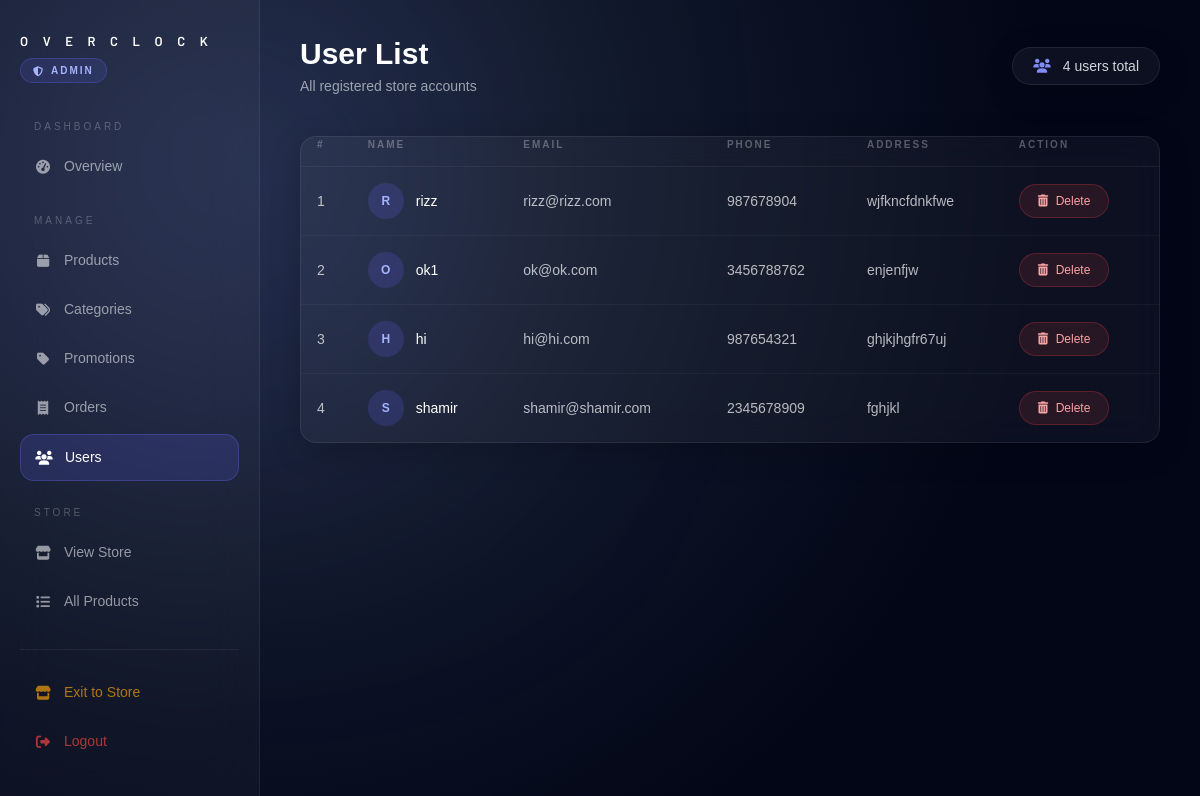
The page /userlist/ (signed in) on the database as committed earlier.
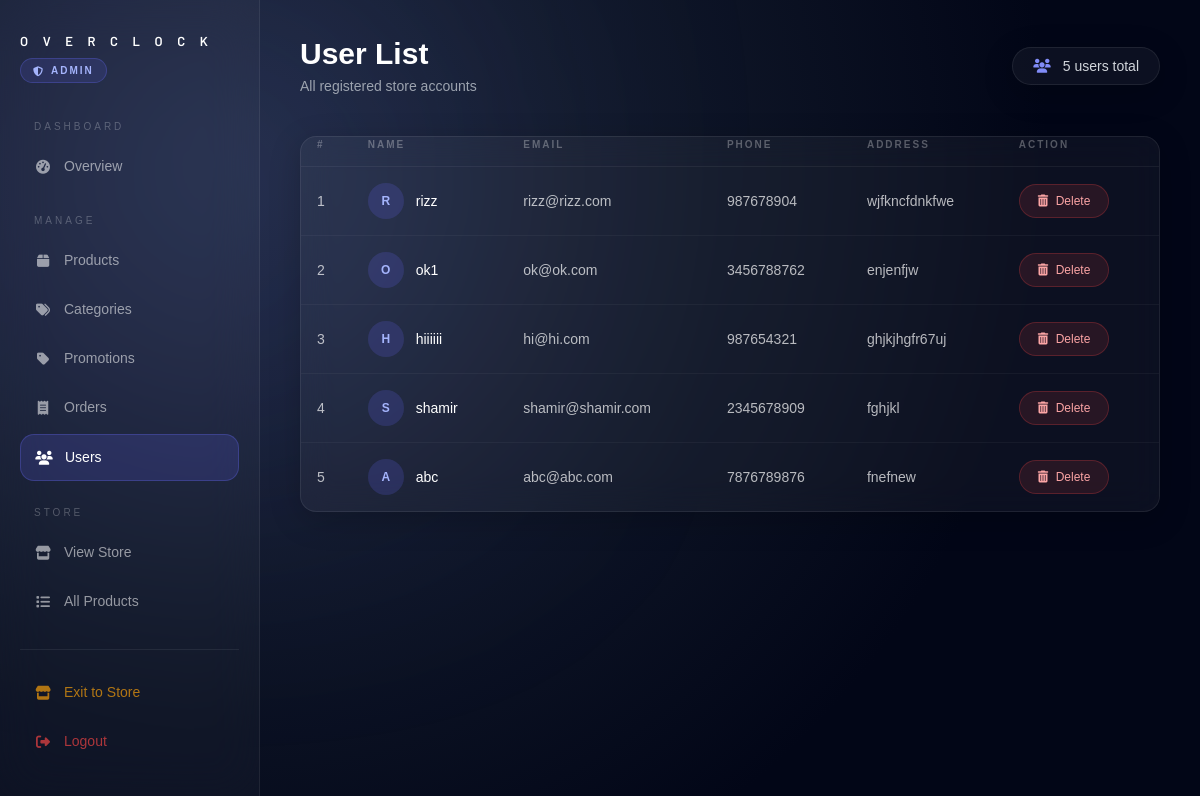
The same page on the database as committed later.
### Overclock/models.py (models this page shows, shortened)
class User(models.Model):
    name = models.CharField(max_length=100)
    email=models.EmailField()
    password = models.CharField(max_length=128)
    address = models.CharField(max_length=200)
    phone=models.IntegerField()
    avatar = models.ImageField(upload_to='avatars/', null=True, blank=True)

### Overclock/views.py (the view)
# urls.py: path('userlist/', views.userlist, name='userlist'),
@admin_required
def userlist(request):
    user=User.objects.all()
    return render(request,'userlist.html',{'user':user})

### Overclock/context_processors.py (called while the page is built)
def categories(request):
    return {
        'nav_categories': Category.objects.all().order_by('name')
    }

### Overclock/views.py (called while the page is built)
def admin_required(view_func):
    from functools import wraps
    @wraps(view_func)
    def wrapper(request, *args, **kwargs):
        if not request.session.get('is_admin'):
            return redirect('adminlogin')
        return view_func(request, *args, **kwargs)
    return wrapper

### Overclock/templates/userlist.html (shortened to what the changed rows need)
{% load static %}
<!DOCTYPE html>
<html lang="en">
<head>
<script src="https://cdn.tailwindcss.com"></script>
<link href="https://cdnjs.cloudflare.com/ajax/libs/font-awesome/6.5.0/css/all.min.css" rel="stylesheet">
</head>
<body>
<aside class="sidebar">
    <div>
        <h1 class="sidebar-logo">O V E R C L O C K</h1>
    </div>
</aside>
<main class="main">
    <div class="flex justify-between items-center mb-10 fade-up">
        <div>
            <h2 class="text-3xl font-bold mb-1">User List</h2>
            <p class="text-gray-400 text-sm">All registered store accounts</p>
        </div>
        <div class="glass px-5 py-2 rounded-full text-sm text-gray-300">
            <i class="fa-solid fa-users mr-2 text-indigo-400"></i>
            {{ user|length }} user{% if user|length != 1 %}s{% endif %} total
        </div>
    </div>
    <div class="glass rounded-2xl overflow-hidden fade-up">
        {% if user %}
        <table class="user-table">
            <thead>
                <tr>
                    <th>#</th>
                    <th>Name</th>
                    <th>Email</th>
                    <th>Phone</th>
                    <th>Address</th>
                    <th>Action</th>
                </tr>
            </thead>
            <tbody>
                {% for u in user %}
                <tr class="row-anim" style="animation-delay: {{ forloop.counter0 }}00ms;">
                    <td class="text-gray-500 text-xs">{{ forloop.counter }}</td>
                    <td>
                        <div class="flex items-center gap-3">
                            <div class="w-9 h-9 rounded-full flex items-center justify-center text-xs font-bold flex-shrink-0"
                                 style="background: rgba(99,102,241,0.2); color: #a5b4fc;">
                                {{ u.name|first|upper }}
                            </div>
                            <span class="font-medium" style="color: white;">{{ u.name }}</span>
                        </div>
                    </td>
                    <td>{{ u.email }}</td>
                    <td>{{ u.phone }}</td>
                    <td class="max-w-[180px] truncate text-gray-400">
                        {{ u.address }}
                    </td>
                    <td>
                        <a href="{% url 'deleteuser' u.id %}"
                           onclick="return confirm('Delete {{ u.name }}?')"
                           class="delete-btn">
                            <i class="fa-solid fa-trash-can mr-1 text-xs"></i>
                            Delete
                        </a>
                    </td>
                </tr>
                {% endfor %}
            </tbody>
        </table>
        {% else %}
        <div class="text-center py-20 text-gray-500">
            <i class="fa-solid fa-users text-5xl mb-4 block opacity-20"></i>
            <p class="text-lg">No users registered yet.</p>
        </div>
        {% endif %}
    </div>
</main>
</body>
</html>

Rows that differ between the two databases and show on the page:
changed User "hi@hi.com": name "hi" → "hiiiiii"
added User: name|first "A", name "abc", email "abc@abc.com", phone "7876789876", address "fnefnew"
Other text that changed with them:
{{ user|length }}: "4" → "5"
